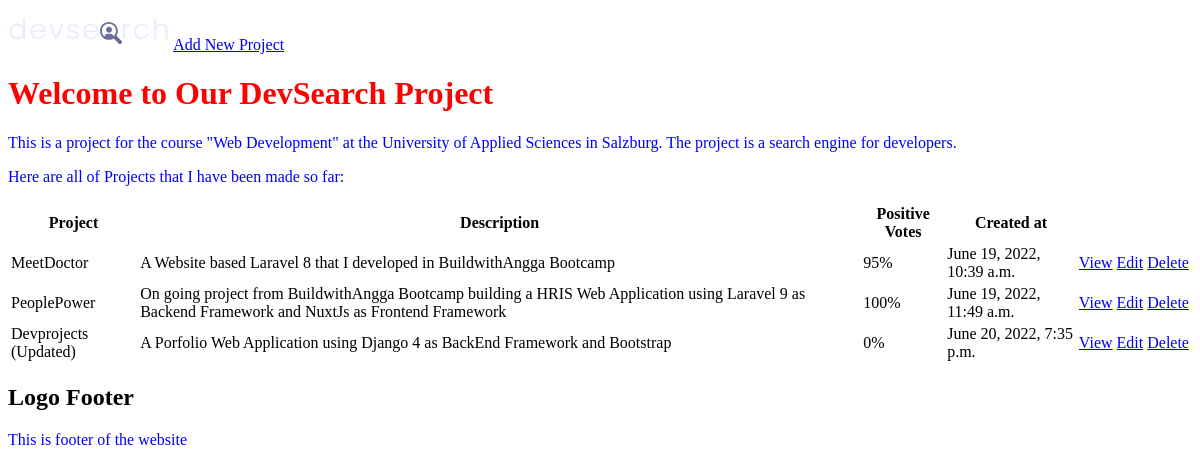
Before: / with the older database file.
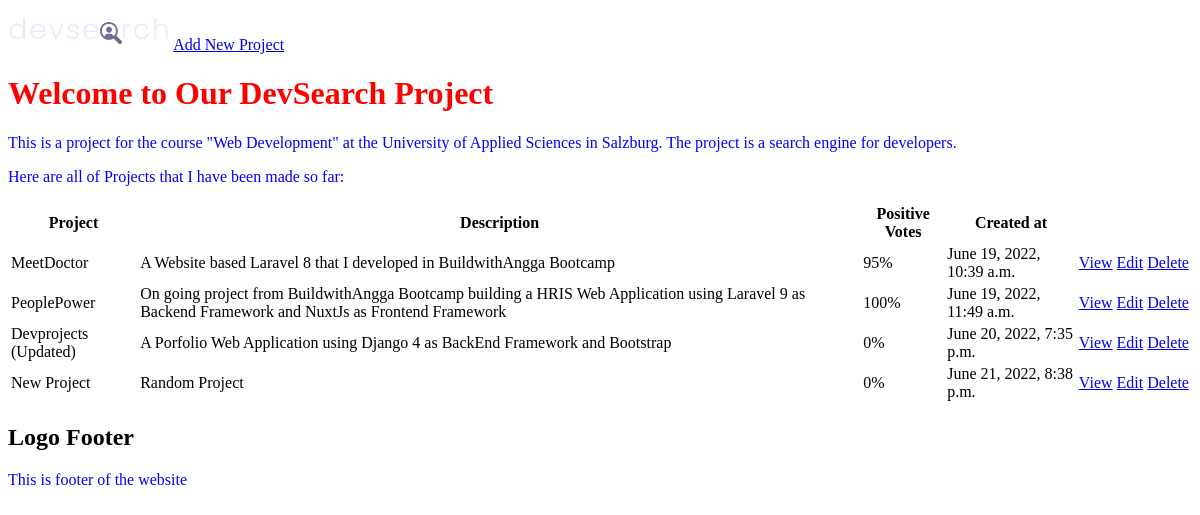
After: the same page with the newer database file.
### projects/models.py (models this page shows, shortened)
class Project(models.Model):
    title = models.CharField(max_length=200)
    description = models.TextField(null=True, blank=True)
    project_image = models.ImageField(null=True, blank=True, default="default.jpg")
    demo_link = models.CharField(max_length=2000, null=True, blank=True)
    source_link = models.CharField(max_length=2000, null=True, blank=True)
    tags = models.ManyToManyField('Tag', blank=True)
    vote_total = models.IntegerField(default=0, null=True, blank=True)
    vote_ratio = models.IntegerField(default=0, null=True, blank=True)
    created_at = models.DateTimeField(auto_now_add=True)
    id = models.UUIDField(unique=True, default=uuid.uuid4, primary_key=True, editable=False)

### projects/views.py (the view)
# urls.py: path('', include('projects.urls')),
def projects(request):
    projects = Project.objects.all()
    context = {'projects':projects}
    return render(request, 'projects/projects.html', context)

### projects/templates/projects/projects.html
{% extends "main.html" %}
{% block content %}
    <div class="container">
        <h1>Welcome to Our DevSearch Project</h1>
        <p>
            This is a project for the course "Web Development" at the University of Applied Sciences in Salzburg.
            The project is a search engine for developers.</p>
        <p>
            Here are all of Projects that I have been made so far:
        </p>
        <table>
            <tr>
                <th>Project</th>
                <th>Description</th>
                <th>Positive Votes</th>
                <th>Created at</th>
                <th></th>
                <th></th>
                <th></th>
            </tr>
            {% for project in projects %}
                <tr>
                    <td>{{ project.title }}</td>
                    <td>{{ project.description }}</td>
                    <td>{{ project.vote_ratio }}%</td>
                    <td>{{ project.created_at }}</td>
                    <td>
                        <a href="{% url 'project' project.id %}">View</a>
                    </td>
                    <td>
                        <a href="{% url 'update-project' project.id %}">Edit</a>
                    </td>
                    <td>
                        <a href="{% url 'delete-project' project.id %}">Delete</a>
                    </td>
                </tr>
            {% endfor %}
        </table>
    </div>
{% endblock %}

### templates/main.html (shortened to what this page needs)
{% load static %}
<!DOCTYPE html>
<html lang="en">
<head>
    <link rel="stylesheet" href="{% static 'styles/main.css' %}" type="text/css" media="screen">
</head>
<body>
    {% include "navbar.html" %}
    {% block content %}
    {% endblock %}
    {% include "footer.html" %}
</body>
</html>

### templates/navbar.html
{% load static %}
<img src="{% static 'images/logo.svg' %}" alt="logo" class="logo">
<a href="{% url 'create-project' %}">Add New Project</a>

### templates/footer.html
<h2>Logo Footer</h2>
<p>This is footer of the website</p>

### static/styles/main.css (style rules this page uses)
h1 { color: red; }
p { color: blue; }

Changed rows visible on the page:
added Project: title "New Project", description "Random Project", vote_ratio "0", created_at "June 21, 2022, 8:38 p.m."
